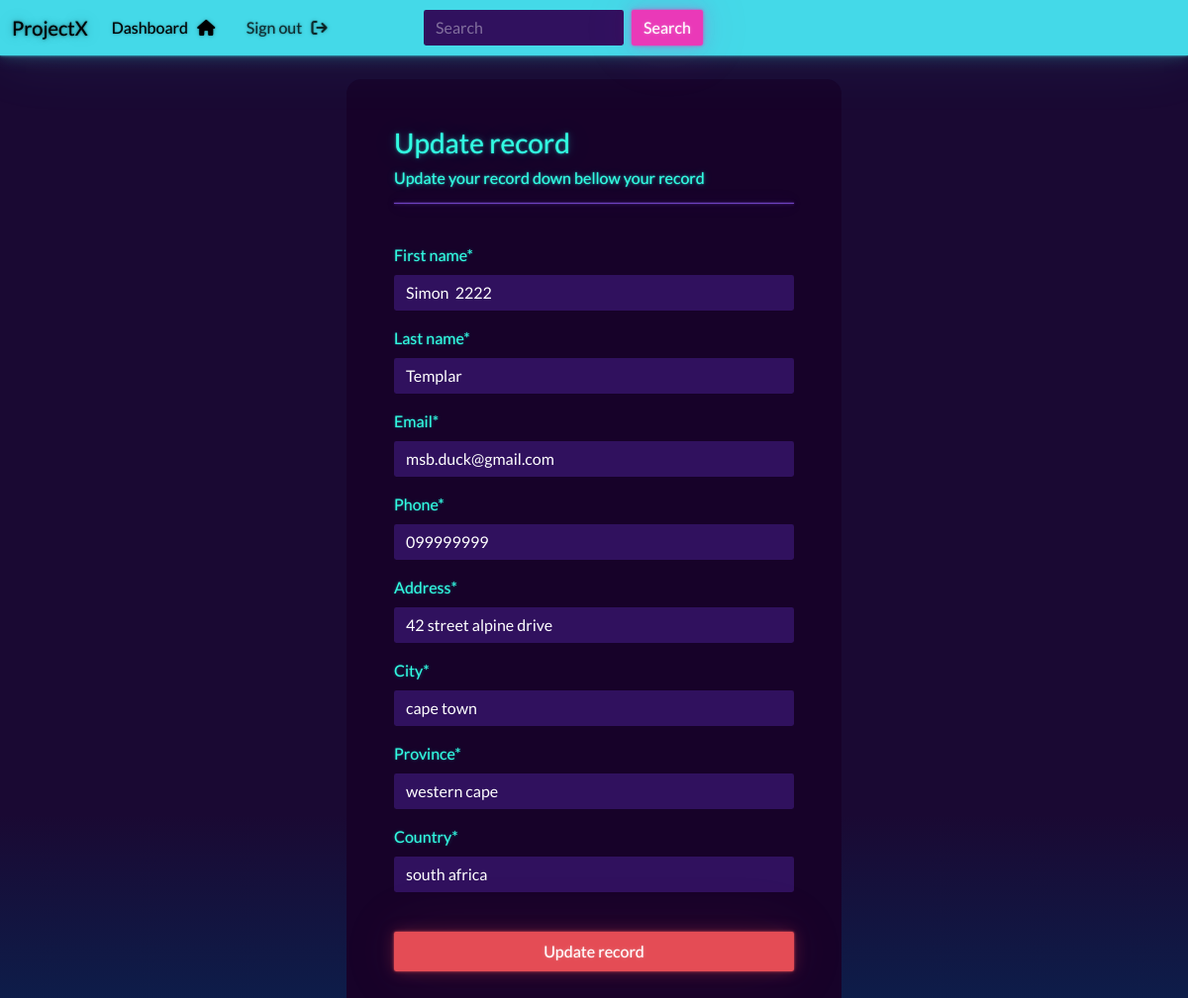
The app's page /update-record/1 (signed in) with its own data.
### webapp/models.py (models this page shows, shortened)
class Record(models.Model):
    creation_date=models.DateTimeField(auto_now_add=True)
    first_name=models.CharField(max_length=100)
    last_name=models.CharField(max_length=100)
    email=models.CharField(max_length=255)
    phone=models.CharField(max_length=20)
    address=models.CharField(max_length=300)
    city=models.CharField(max_length=255)
    province=models.CharField(max_length=200)
    country=models.CharField(max_length=125)

### webapp/views.py (the view)
# urls.py: path('update-record/<int:pk>', views.update_record, name="update-record" ),
@login_required(login_url='my-login')
def update_record(request, pk):
    record = Record.objects.get(id=pk)
    form = UpdateRecordForm(instance=record)
    if request.method == 'POST':
        form = UpdateRecordForm(request.POST, instance=record)
        if form.is_valid():
            form.save()
            messages.success(request, "Your record was updated")
            return redirect("dashboard")
    context = {'form':form}
    return render(request, 'webapp/update-record.html', context=context)

### webapp/forms.py
class UpdateRecordForm(forms.ModelForm):
        class Meta:
            model = Record
            fields=['first_name', 'last_name', 'email', 'phone', 'address', 'city', 'province', 'country']

### webapp/templates/webapp/update-record.html
{% extends 'webapp/base.html' %}
{% load crispy_forms_tags %}
{% block content %}
<body>
    <div class="container bg-dark shadow-medium p-5 form-layout">
      <h3>Update record</h3>
        <h6>Update your record down bellow your record </h6>
      <hr />
      <br />
      <form autocomplete="off" method="POST">
        {% csrf_token %} {{form|crispy}}
        <br />
        <button type="submit" class="btn btn-danger w-100 btn-block p-2">
          Update record
        </button>
      </form>
    </div>
    </body>
{% endblock %}

### static/css/styles.css (style rules this page uses)
.form-layout { border-radius: 15px; width: 500px; }

### records on screen
Record: first_name "Simon 2222", last_name "Templar", email "msb.duck@gmail.com", phone "099999999", address "42 street alpine drive", city "cape town", province "western cape", country "south africa"
